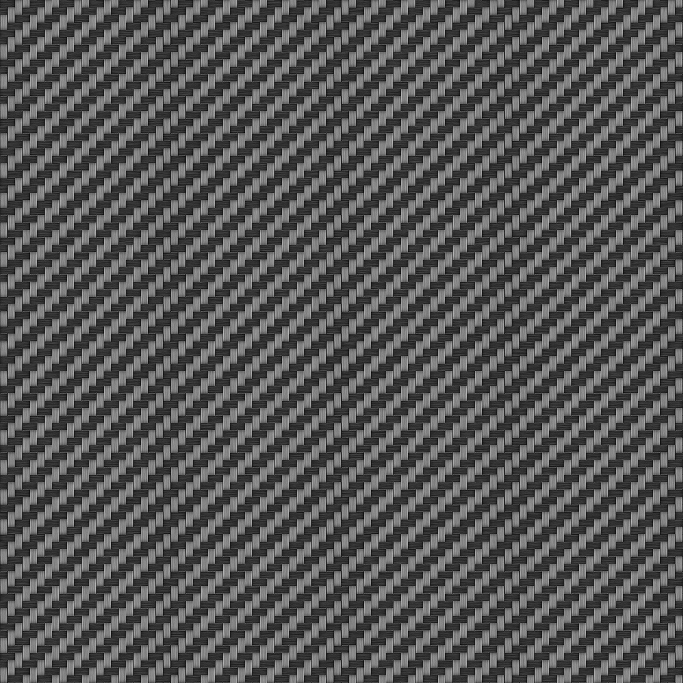
#> input picture _build/assets/carbon/carbon_sharetextures_2k.jpg, 2048 x 2048 px, found by its file name (shown at 1/3 size)
$ python a2_gen_cf2.py
#> lines starting #> are read from the running program, lines starting #| are printed output that depends on the picture
#!/usr/bin/env python3
"""a2_gen_cf2.py - Carbon Forge background v2 for v5 (Stage A2).

Changes vs gen_cf_png.py:
 - REAL carbon weave: ShareTextures 45-degree twill (CC0), darkened to sit
   in the Carbon Forge palette (target tow lum ~ 0x15-0x2A).
 - Pill housings: recessed well now r=2 (near-square) so the square lit
   lens gauge fits EXACTLY (fixes lit-corner overlap wonk).
Outputs: carbonforge_bg2.png (800x480) + cf_sheet2.png (6400x3840 with the
art in the stuck-UV window x5600..6400, y0..480, 8px bleed pads).
"""
import math
import random
from PIL import Image, ImageDraw, ImageEnhance, ImageFilter

W, H = 800, 480
BUILD = r"C:\projects\realdash-rd-build-plan\realdash-rd-build-plan\_build"
CARBON = BUILD + r"\assets\carbon\carbon_sharetextures_2k.jpg"
OUT = BUILD + r"\carbonforge_bg2.png"
random.seed(185)

PANEL_T = (0x17, 0x1A, 0x1E)
PANEL_B = (0x0E, 0x10, 0x13)
EDGE_T = (0x31, 0x36, 0x3D)
EDGE_B = (0x05, 0x06, 0x07)
AL = [(0xC7, 0xC8, 0xC9), (0x9E, 0xA1, 0xA6), (0x6B, 0x6E, 0x73), (0xB0, 0xB3, 0xB8)]
GUN_HI = (0x6B, 0x6E, 0x73)
GUN_LO = (0x1A, 0x1D, 0x20)
WELL = (0x08, 0x09, 0x0B)
TRACK = (0x0B, 0x0D, 0x10)


def lerp(c1, c2, t):
    return tuple(int(round(a + (b - a) * t)) for a, b in zip(c1, c2))


# ---------- 1. real twill base ----------
import sys
TILE = int(sys.argv[1]) if len(sys.argv) > 1 else 512
tex = Image.open(CARBON).convert("RGB")
#> tex is the input picture: PIL image 2048x2048 RGB; min 0, max 255, mean 86
tex = tex.resize((TILE, TILE), Image.LANCZOS)
#> tex: PIL image 512x512 RGB
base = Image.new("RGB", (W, H))
#> base: PIL image 800x480 RGB; every value is 0
for ty in range(0, H, TILE):
    for tx in range(0, W, TILE):
        base.paste(tex, (tx, ty))
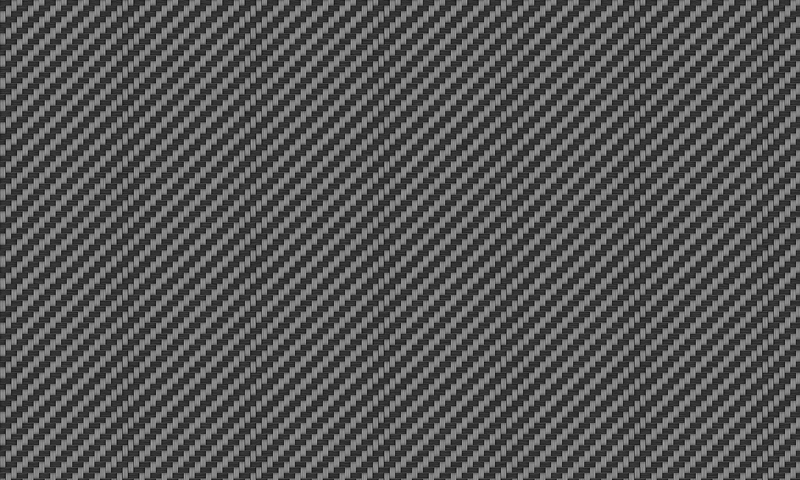
#> base: PIL image 800x480 RGB; min 6, max 166, mean 86
# darken: ShareTextures silvery strands (mean lum 86) -> palette-dark
base = ImageEnhance.Brightness(base).enhance(0.30)
base = ImageEnhance.Contrast(base).enhance(1.05)
img = base
d = ImageDraw.Draw(img)

# ---------- geometry (unchanged from round 3) ----------
HEADER = (8, 8, 784, 88)
PANELS = [(x, y, 190, 88) for y in (108, 204, 300) for x in (8, 206, 404, 602)]
PILLS = [(x, 400, 124, 64) for x in (8, 140, 272, 404, 536, 668)]
BAR_TRACK = (330, 24, 452, 56)

# ---------- 2. drop shadows ----------
sh = Image.new("L", (W, H), 0)
#> sh: PIL image 800x480 L; every value is 0
sd = ImageDraw.Draw(sh)
for (x, y, w, h) in [HEADER] + PANELS + PILLS:
    sd.rounded_rectangle([x - 1, y + 2, x + w + 1, y + h + 3], radius=10, fill=110)
sh = sh.filter(ImageFilter.GaussianBlur(3))
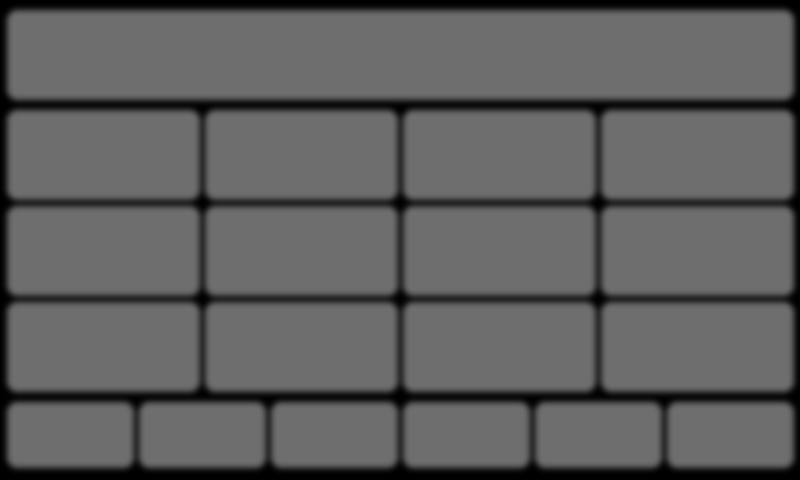
#> sh: PIL image 800x480 L; min 0, max 110, mean 93.9
img = Image.composite(Image.new("RGB", (W, H), (0x04, 0x05, 0x06)), img, sh)
d = ImageDraw.Draw(img)


def panel_well(x, y, w, h, r=8):
#> called with x = 8, y = 8, w = 784, h = 88, r = 8
    grad = Image.new("RGB", (w, h))
#> grad: PIL image 784x88 RGB; every value is 0
    gp = grad.load()
    for yy in range(h):
        c = lerp(PANEL_T, PANEL_B, yy / (h - 1))
        for xx in range(w):
            gp[xx, yy] = c
    mask = Image.new("L", (w, h), 0)
#> mask: PIL image 784x88 L; every value is 0
    ImageDraw.Draw(mask).rounded_rectangle([0, 0, w - 1, h - 1], radius=r, fill=255)
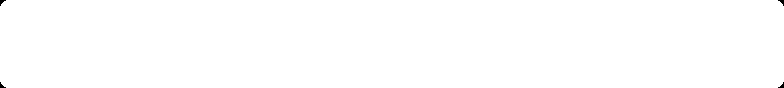
#> mask: PIL image 784x88 L; 99.9% white; 4 black regions (4 under 20 px)
    img.paste(grad, (x, y), mask)
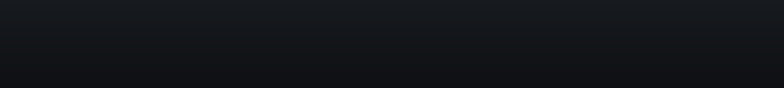
#> grad: PIL image 784x88 RGB; mean R, G, B 18.5, 21, 24.5
    d.rounded_rectangle([x, y, x + w - 1, y + h - 1], radius=r,
                        outline=(0x23, 0x27, 0x2D), width=1)
    d.line([x + r, y + 1, x + w - 1 - r, y + 1], fill=EDGE_T, width=1)
    d.line([x + r, y + h - 2, x + w - 1 - r, y + h - 2], fill=EDGE_B, width=1)


# ---------- 3. header + panels + bar track ----------
panel_well(*HEADER)
for p in PANELS:
    panel_well(*p)
bx, by, bw, bh = BAR_TRACK
grad = Image.new("RGB", (bw, bh))
#> grad: PIL image 452x56 RGB; every value is 0
gp = grad.load()
for yy in range(bh):
    c = lerp((0x07, 0x08, 0x0A), TRACK, yy / (bh - 1))
    for xx in range(bw):
        gp[xx, yy] = c
mask = Image.new("L", (bw, bh), 0)
#> mask: PIL image 452x56 L; every value is 0
ImageDraw.Draw(mask).rounded_rectangle([0, 0, bw - 1, bh - 1], radius=6, fill=255)
#> mask: PIL image 452x56 L; 99.8% white; 4 black regions (4 under 20 px)
img.paste(grad, (bx, by), mask)
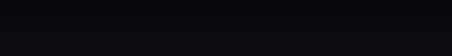
#> grad: PIL image 452x56 RGB; mean R, G, B 9, 10.5, 13
d.rounded_rectangle([bx, by, bx + bw - 1, by + bh - 1], radius=6,
                    outline=(0x03, 0x04, 0x05), width=1)
d.line([bx + 6, by + bh - 2, bx + bw - 7, by + bh - 2],
       fill=(0x2A, 0x2F, 0x36), width=1)
for i in (1, 2, 3):
    nx = bx + int(bw * i / 4)
    d.line([nx, by + 4, nx, by + bh - 5], fill=(0x1C, 0x20, 0x26), width=1)

# ---------- 4. brushed aluminum strip ----------
ax, ay, aw, ah = 8, 96, 784, 4
stops = [AL[0], AL[1], AL[2], AL[3]]
for yy in range(ah):
    t = yy / (ah - 1) * (len(stops) - 1)
    i = min(int(t), len(stops) - 2)
    c = lerp(stops[i], stops[i + 1], t - i)
    d.line([ax, ay + yy, ax + aw - 1, ay + yy], fill=c, width=1)
apx = img.load()
for yy in range(ah):
    for xx in range(ax, ax + aw, 1):
        if random.random() < 0.35:
            n = random.randint(-6, 6)
            r0, g0, b0 = apx[xx, ay + yy]
            apx[xx, ay + yy] = (max(0, min(255, r0 + n)),
                                max(0, min(255, g0 + n)),
                                max(0, min(255, b0 + n)))
d.line([ax, ay, ax + 2, ay + ah - 1], fill=(0x55, 0x58, 0x5C), width=1)
d.line([ax + aw - 3, ay, ax + aw - 1, ay + ah - 1], fill=(0x55, 0x58, 0x5C), width=1)


# ---------- 5. pill housings: SQUARE lens seat (r=2) ----------
def pill_housing(x, y, w, h):
    r = 14
    grad = Image.new("RGB", (w, h))
    gp = grad.load()
    top, bot = (0x40, 0x4A, 0x51), (0x28, 0x2F, 0x34)
    for yy in range(h):
        c = lerp(top, bot, yy / (h - 1))
        for xx in range(w):
            gp[xx, yy] = c
    mask = Image.new("L", (w, h), 0)
    ImageDraw.Draw(mask).rounded_rectangle([0, 0, w - 1, h - 1], radius=r, fill=255)
    img.paste(grad, (x, y), mask)
    d.rounded_rectangle([x, y, x + w - 1, y + h - 1], radius=r,
                        outline=GUN_LO, width=1)
    d.arc([x, y, x + 2 * r, y + 2 * r], 180, 270, fill=GUN_HI, width=1)
    d.arc([x + w - 1 - 2 * r, y, x + w - 1, y + 2 * r], 270, 360, fill=GUN_HI, width=1)
    d.line([x + r, y, x + w - 1 - r, y], fill=GUN_HI, width=1)
    d.line([x + r, y + h - 1, x + w - 1 - r, y + h - 1], fill=(0x10, 0x12, 0x14), width=1)
    # near-square recessed well: lens gauge (x+10,y+10,104x44) fits EXACTLY
    wx, wy, ww, wh = x + 8, y + 8, w - 16, h - 16
    d.rounded_rectangle([wx, wy, wx + ww - 1, wy + wh - 1], radius=2, fill=WELL)
    d.line([wx + 2, wy + 1, wx + ww - 3, wy + 1], fill=(0x02, 0x02, 0x03), width=1)
    d.line([wx + 2, wy + wh - 2, wx + ww - 3, wy + wh - 2], fill=(0x3A, 0x40, 0x46), width=1)


for p in PILLS:
    pill_housing(*p)

img.save(OUT, "PNG")
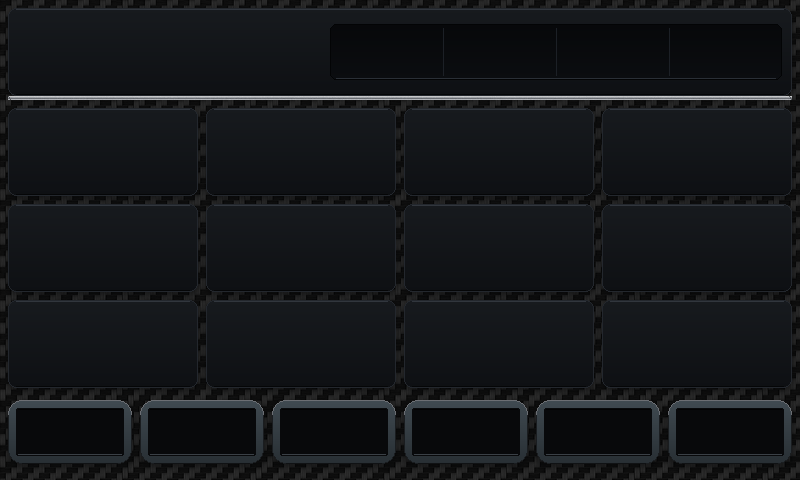
#> saved as carbonforge_bg2.png: PIL image 800x480 RGB; mean R, G, B 20.7, 22.9, 25.8
print("saved %s %dx%d" % (OUT, W, H))

SHEET = BUILD + r"\cf_sheet2.png"
sheet = Image.new("RGB", (6400, 3840), (0, 0, 0))
#> sheet: PIL image 6400x3840 RGB; every value is 0
sheet.paste(img, (5600, 0))
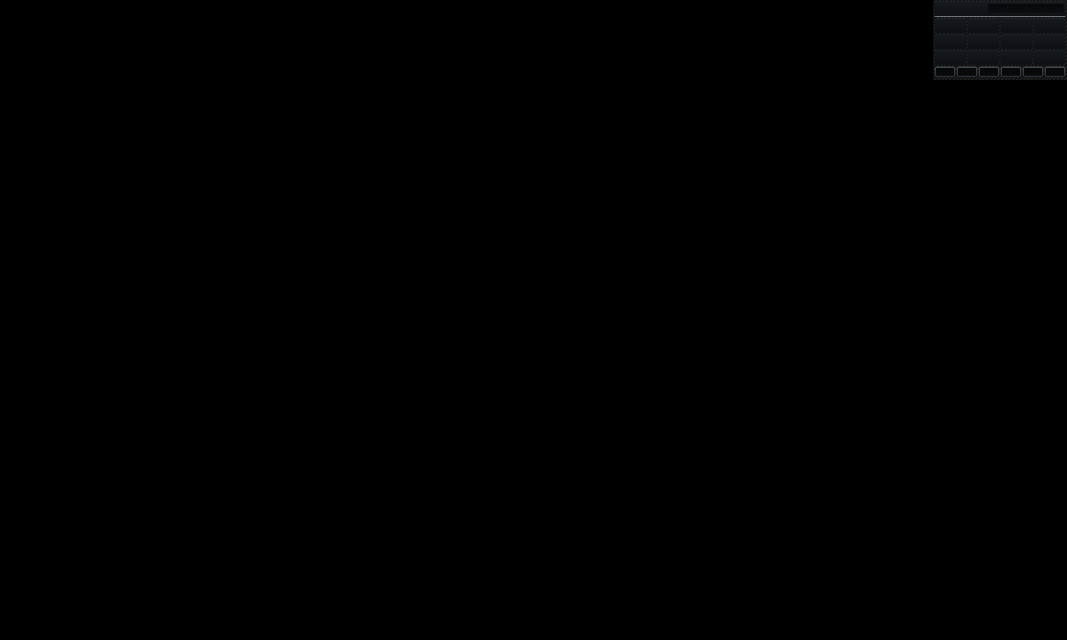
#> sheet: PIL image 6400x3840 RGB (shown at 1/6 size); mean R, G, B 0.3, 0.4, 0.4
edge_l = img.crop((0, 0, 1, H)).resize((8, H))
sheet.paste(edge_l, (5592, 0))
edge_b = img.crop((0, H - 1, W, H)).resize((W, 8))
sheet.paste(edge_b, (5600, 480))
sheet.save(SHEET, "PNG")
print("saved %s 6400x3840" % SHEET)

$ run again, with _build/assets/carbon/_st_crop.png saved as _build/assets/carbon/carbon_sharetextures_2k.jpg
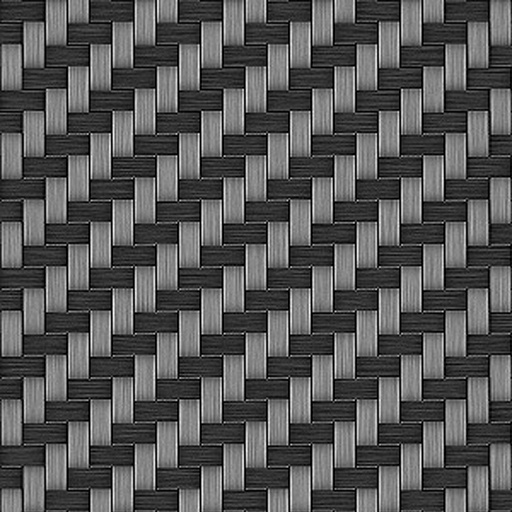
#> input picture _build/assets/carbon/_st_crop.png, 512 x 512 px, found by its file name
#> tex is the input picture: PIL image 512x512 RGB; min 0, max 249, mean 86.1
#> after the loop `for ty in range(0, H, TILE):`:
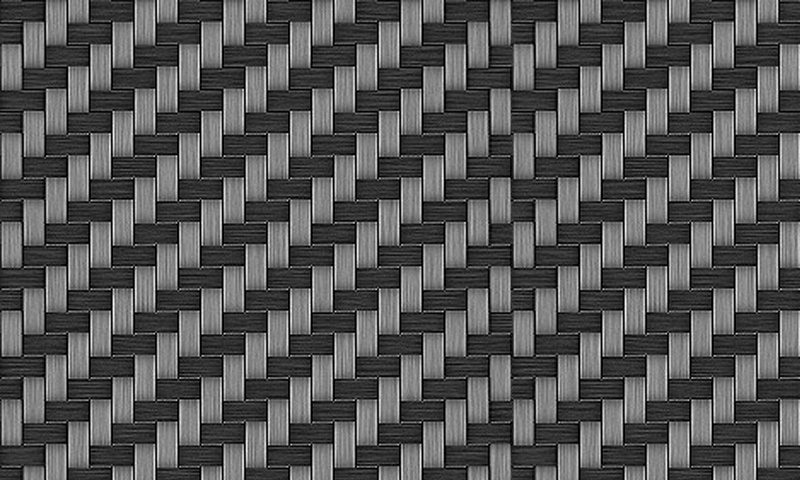
#> base: PIL image 800x480 RGB; min 0, max 249, mean 86.1
#> `img.save(OUT, "PNG")`:
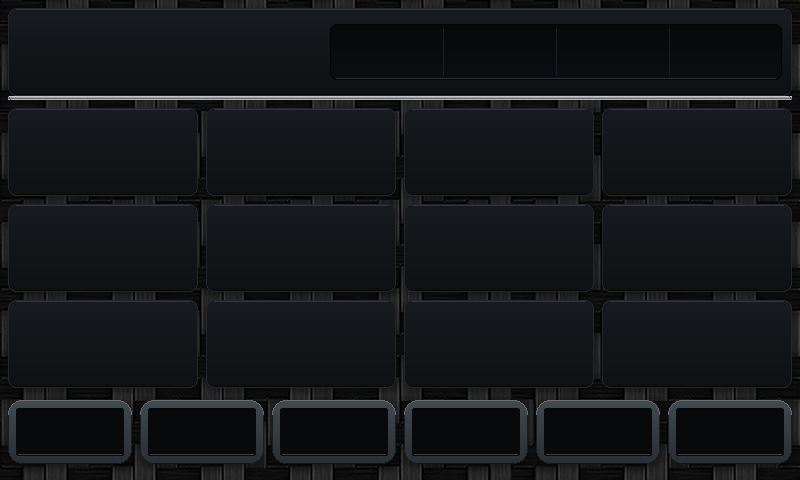
#> saved as carbonforge_bg2.png: PIL image 800x480 RGB; mean R, G, B 20.7, 22.8, 25.7
